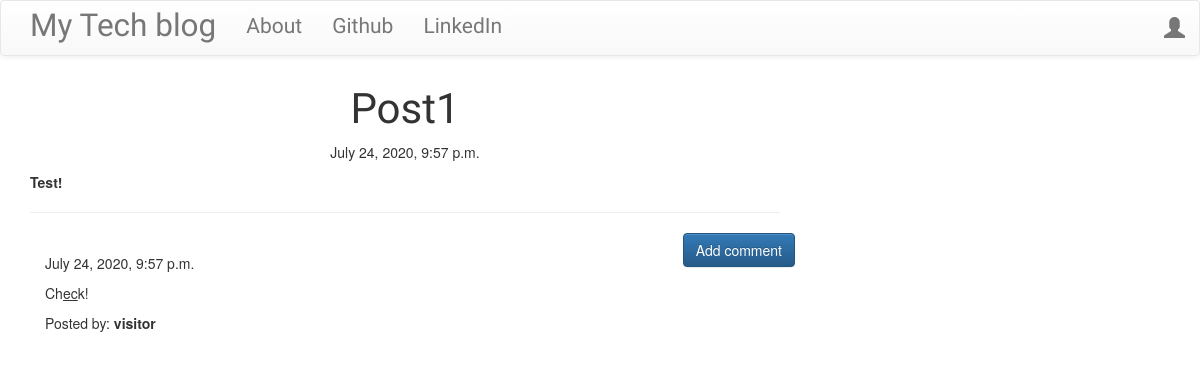
Screenshot of /post/3 with the database file from the repository.
### blog/models.py (models this page shows, shortened)
class Post(models.Model):
    author = models.ForeignKey('auth.User', on_delete=models.CASCADE)
    title = models.CharField(max_length=200)
    text = models.TextField()
    created_date = models.DateTimeField(default=timezone.now)
    published_date = models.DateTimeField(blank=True, null=True)

class Comment(models.Model):
    post = models.ForeignKey(
        'blog.Post', related_name='comments', on_delete=models.CASCADE)
    author = models.CharField(max_length=200)
    text = models.TextField()
    created_date = models.DateTimeField(default=timezone.now)
    approved_comment = models.BooleanField(default=False)

### blog/views.py (the view)
# urls.py: url(r'^post/(?P<pk>\d+)$', views.PostDetailView.as_view(), name='post_detail'),
class PostDetailView(DetailView):
    model = Post

### blog/templates/blog/post_detail.html (shortened to what this page needs)
{% extends 'blog/base.html' %}
{% block content %}
        <h1 class='posttitle loader'>{{ post.title }}</h1>
        {% if post.published_date %}
            <div class="date postdate">
                {{ post.published_date }}
            </div>
        {% else %}
            <a class="btn btn-default" href="{% url 'post_publish' pk=post.pk %}">Publish</a>
        {% endif %}
      <p class='postcontent' >{{ post.text|safe|linebreaksbr }}</p>
  <hr>
  <a class="btn btn-primary btn-comment" href="{% url 'add_comment_to_post' pk=post.pk %}">Add comment</a>
  <div class="container">
  {% for comment in post.comments.all %}
  <br>
      {% if user.is_authenticated or comment.approved_comment %}
              {{ comment.created_date }}
          <p>{{ comment.text|safe|linebreaks }}</p>
          <p>Posted by: <strong>{{ comment.author }}</strong></p>
      {% endif %}
  {% empty %}
      <p>No comments posted.</p>
  {% endfor %}
</div>
{% endblock %}

### blog/static/css/blog.css (style rules this page uses)
.postdate { text-align: center; }
.posttitle { font-family: "Russo One", sans-serif; font-size: 3em; text-align: center; }
.postcontent { font-family: "Montserrat"; font-size: 1.5em; }
.btn-comment { position: absolute; right: 0px; }
.loader { filter: hue-rotate(0deg); color: linear-gradient(45deg, #0f8, #08f); animation: hue 5000ms infinite linear; }

### rows the page displays
Post: title "Post1", published_date "July 24, 2020, 9:57 p.m.", text "Test!"
Comment: created_date "July 24, 2020, 9:57 p.m.", text "Ch ec k!", author "visitor"
